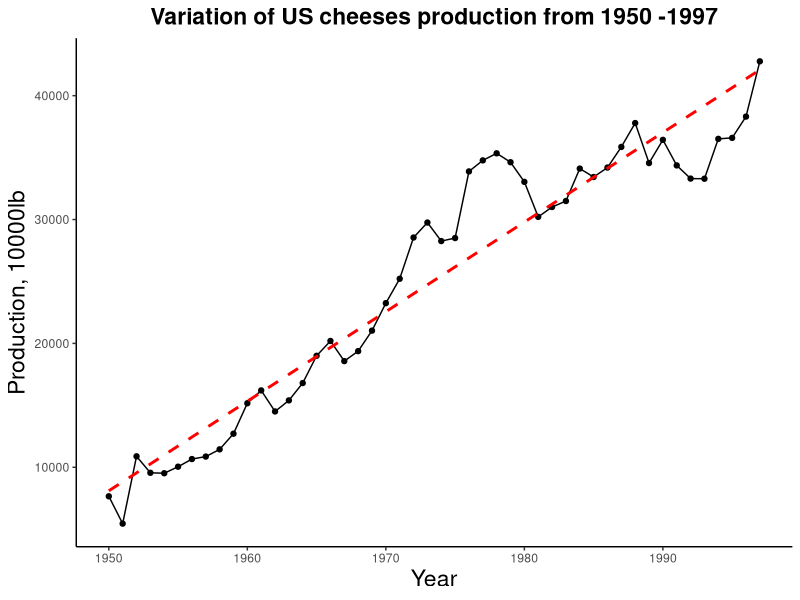
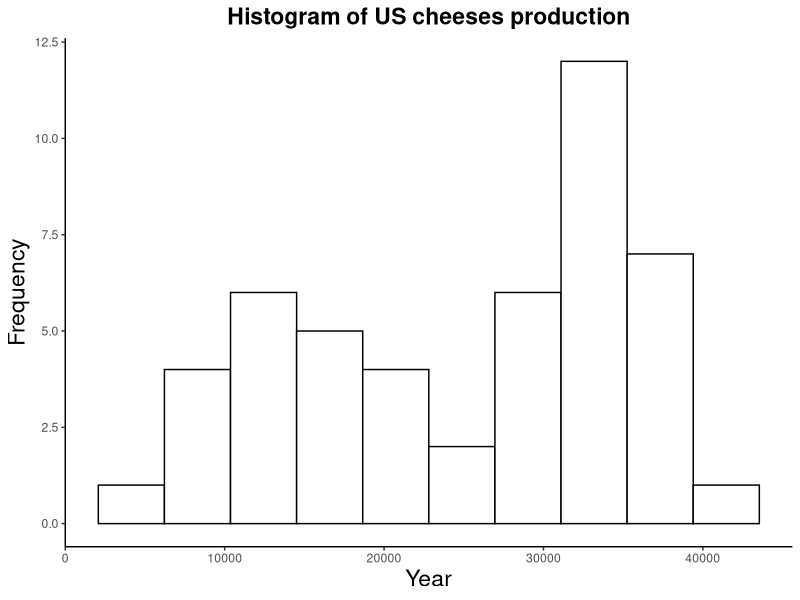
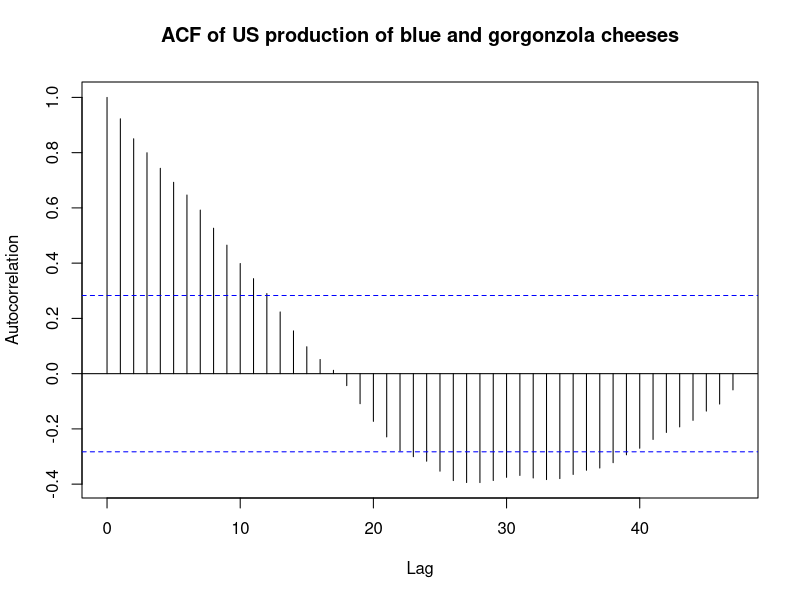
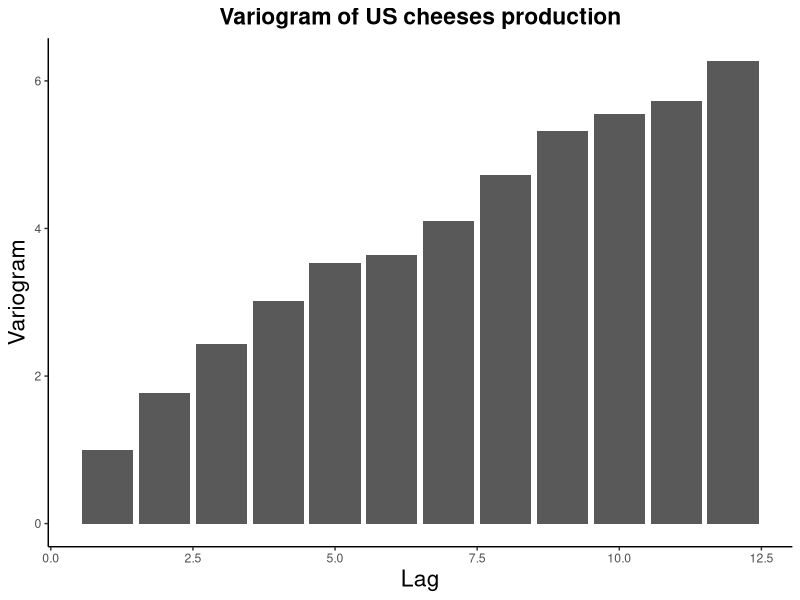
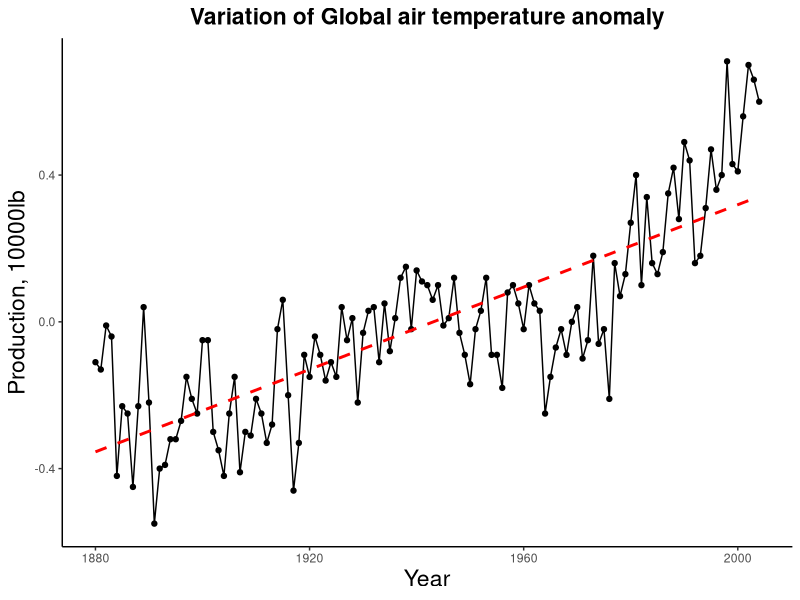
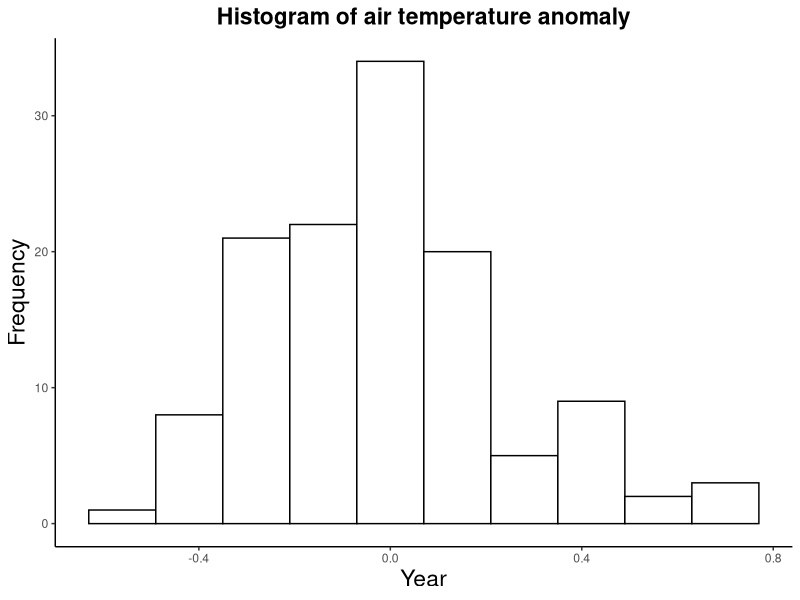
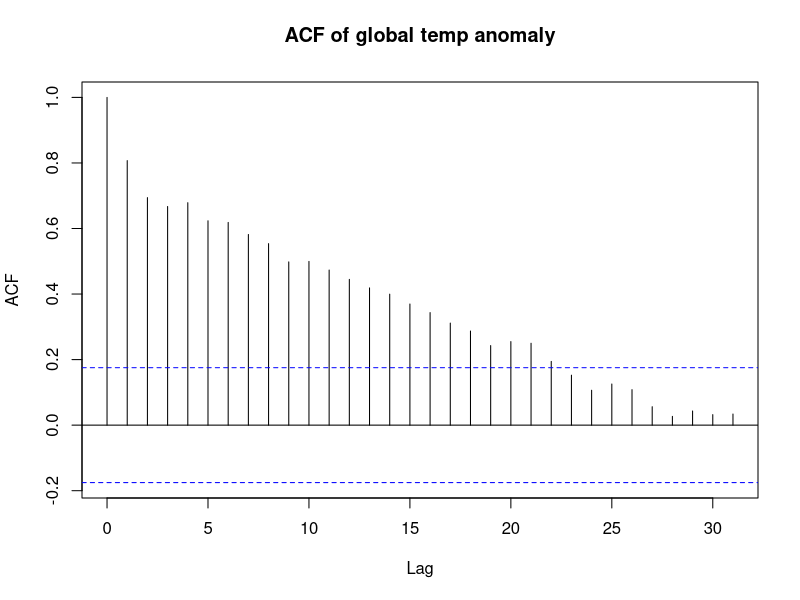
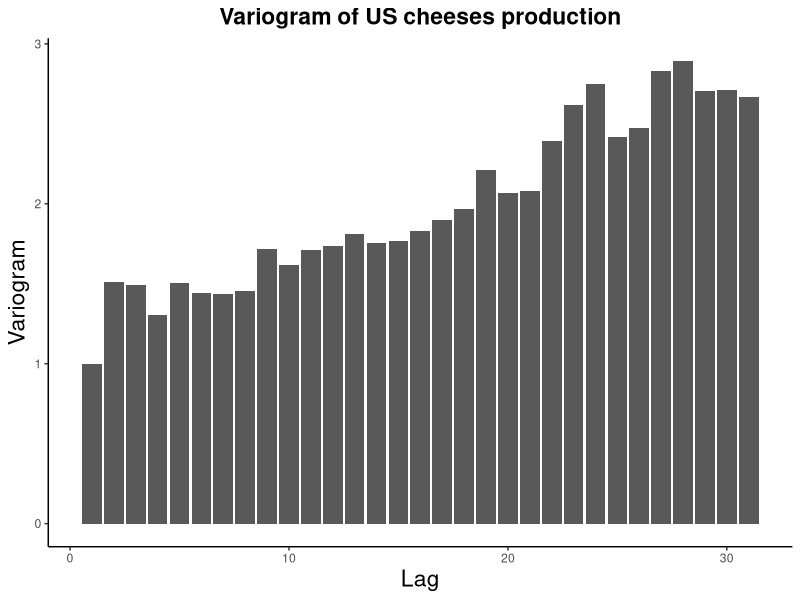

Write R code to recreate these figures, in order.
## ---- chunk 1
#***********************************************Homework*************************************
# HW 2
# Due to 11:59 PM on Friday, Sep 4th. You can use either RmarkDown or JMP to do the exercises. 
# For Stat 460: Chapter2: Ex2.2(a), Ex2.3.
# For Stat 560: Chapter2: Ex2.2 (a), Ex2.4. 
#*********************************************************************************************
knitr::opts_chunk$set(echo = TRUE)
## ---- chunk 2
# *************************Installation packages and load data********************************
# Installed packages
# install.packages("readxl")
# install.packages("ggplot2") # I already have ggplot2, if you haven't yet packages then run this code by erasing hass at begaining 

library(ggplot2)
library(readxl)

# Set directory for data file
# load data Table B.4 for Exercise 2.2
AppendixB_4 <- read_excel("AppendixB_datafile.xls", 
    sheet = "B.4-BLUE", col_names = T, skip = 3)
# change data as data frame
my.data <- as.data.frame(AppendixB_4)
colnames(my.data) # Check the column name then replaced with suitable one
colnames(my.data) = c("Year", "Production") # column name changed into a small and suitable one, which is easy to type in coding

# load data Table B.6 for Exercise 2.2
AppendixB_6 <- read_excel("AppendixB_datafile.xls", 
    sheet = "B.6-GSAT-CO2", col_names = T, skip = 3)
# change data as data frame
my.data2 <- as.data.frame(AppendixB_6)
colnames(my.data2) # Check the column name then replaced with suitable one
colnames(my.data2) = c("Year", "Anomaly","CO2" ) # column name changed into a small and suitable one, which is easy to type in coding
colnames(my.data2)

# Define a function variogram
# Variogram estimation by using define a function variogram
variogram <- function (x, lag ){
    Lag <- NULL
    vark <- NULL
    vario <- NULL
  for (k in 1: lag ){
    Lag[k] <- k
    vark [k] = sd( diff (x,k ))^2
  vario [k] = vark [k]/ vark [1]
  }
return (as.data.frame( cbind (Lag , vario )))
}

#*********************************************************************************************
## ---- chunk 3

p <- ggplot (my.data, aes(x= Year, y=Production))
p + geom_point()+
  geom_line()+
  geom_smooth(method = "lm", se= FALSE, col="red", linetype = 2)+
  labs(x = "Year", y = "Production, 10000lb", title = "Variation of US cheeses production from 1950 -1997")+
  theme_classic()+
  theme(plot.title = element_text(size = rel(1.5), face = "bold", hjust = 0.5),
        axis.title = element_text(size = rel(1.5)),
        legend.position = "bottom")

## ---- chunk 4

ggplot(my.data, aes(x = Production))+
  geom_histogram(bins = 10, color="black", fill="white")+
  labs(x = "Year", y = "Frequency", title = "Histogram of US cheeses production")+
  theme_classic()+
  theme(plot.title = element_text(size = rel(1.5), face = "bold", hjust = 0.5),
        axis.title = element_text(size = rel(1.5)),
        legend.position = "bottom")

## ---- chunk 5

# Autocorrelation function code
acf(my.data[,2], lag.max=48,type="correlation", main="ACF of US production of blue and gorgonzola cheeses", ylab= "Autocorrelation")

## ---- chunk 6

# call variogram funciton for my.data [,2]; for column two

variogram_production <- as.data.frame(variogram(my.data[,2], length (my.data[ ,2])/4))

## ---- chunk 7

ggplot(variogram_production, aes(x=Lag, y=vario))+
  geom_col()+
  labs(x = "Lag", y = "Variogram", title = "Variogram of US cheeses production")+
  theme_classic()+
  theme(plot.title = element_text(size = rel(1.5), face = "bold", hjust = 0.5),
        axis.title = element_text(size = rel(1.5)),
        legend.position = "bottom")
## ---- chunk 8

p <- ggplot (my.data2, aes(x= Year, y=Anomaly))
p + geom_point()+
  geom_line()+
  geom_smooth(method = "lm", se= FALSE, col="red", linetype = 2)+
  labs(x = "Year", y = "Production, 10000lb", title = "Variation of Global air temperature anomaly")+
  theme_classic()+
  theme(plot.title = element_text(size = rel(1.5), face = "bold", hjust = 0.5),
        axis.title = element_text(size = rel(1.5)),
        legend.position = "bottom")

## ---- chunk 9

ggplot(my.data2, aes(x = Anomaly))+
  geom_histogram(bins = 10, color="black", fill="white")+
  labs(x = "Year", y = "Frequency", title = "Histogram of air temperature anomaly")+
  theme_classic()+
  theme(plot.title = element_text(size = rel(1.5), face = "bold", hjust = 0.5),
        axis.title = element_text(size = rel(1.5)),
        legend.position = "bottom")

## ---- chunk 10
# Autocorrelation function code
acf(my.data2[,2], lag.max=length (my.data2[ ,2])/4,type="correlation", main="ACF of global temp anomaly")
## ---- chunk 11

# call variogram funciton for my.data [,2]; for column two
variogram_Anomaly <- as.data.frame(variogram(my.data2[,2], length (my.data2[ ,2])/4))

## ---- chunk 12

ggplot(variogram_Anomaly, aes(x=Lag, y=vario))+
  geom_col()+
  labs(x = "Lag", y = "Variogram", title = "Variogram of US cheeses production")+
  theme_classic()+
  theme(plot.title = element_text(size = rel(1.5), face = "bold", hjust = 0.5),
        axis.title = element_text(size = rel(1.5)),
        legend.position = "bottom")
## ---- chunk 13

p <- ggplot (my.data2, aes(x= Year, y=CO2))
p + geom_point()+
  geom_line()+
  geom_smooth(method = "lm", se= FALSE, col="red", linetype = 2)+
  labs(x = "Year", y = "Production, 10000lb", title = "Variation of the global CO2 concentration")+
  theme_classic()+
  theme(plot.title = element_text(size = rel(1.5), face = "bold", hjust = 0.5),
        axis.title = element_text(size = rel(1.5)),
        legend.position = "bottom")

## ---- chunk 14

ggplot(my.data2, aes(x = CO2))+
  geom_histogram(bins = 10, color="black", fill="white")+
  labs(x = "Year", y = "Frequency", title = "Histogram of the global CO2 concentration")+
  theme_classic()+
  theme(plot.title = element_text(size = rel(1.5), face = "bold", hjust = 0.5),
        axis.title = element_text(size = rel(1.5)),
        legend.position = "bottom")

## ---- chunk 15
# Autocorrelation function code
acf(my.data2[,3], lag.max=length (my.data2[ ,3])/4,type="correlation", main="ACF of global CO2 concentration")
## ---- chunk 16

# call variogram funciton for my.data [,2]; for column two
variogram_CO2 <- as.data.frame(variogram(my.data2[,3], length (my.data2[ ,3])/4))

## ---- chunk 17

ggplot(variogram_CO2, aes(x=Lag, y=vario))+
  geom_col()+
  labs(x = "Lag", y = "Variogram", title = "Variogram of US cheeses production")+
  theme_classic()+
  theme(plot.title = element_text(size = rel(1.5), face = "bold", hjust = 0.5),
        axis.title = element_text(size = rel(1.5)),
        legend.position = "bottom")
